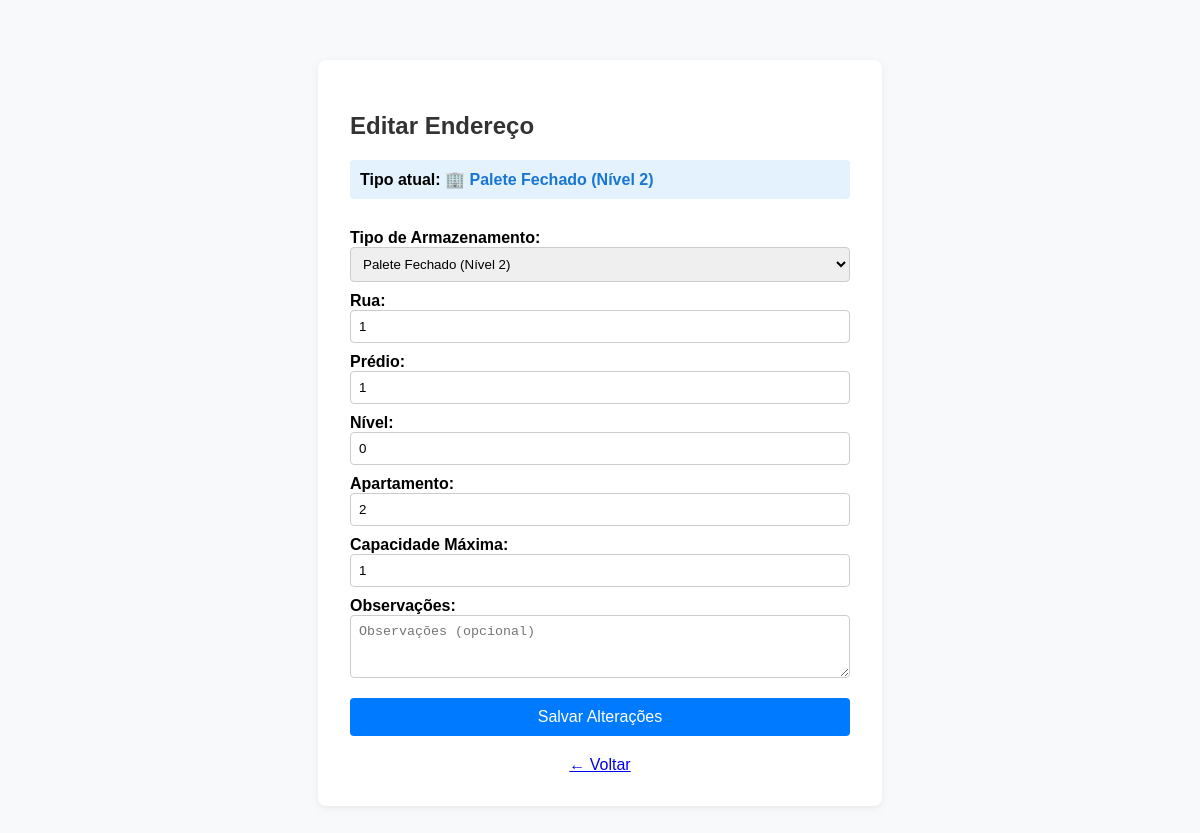
The page /produtos/editar-endereco/2/ on the database as committed earlier.
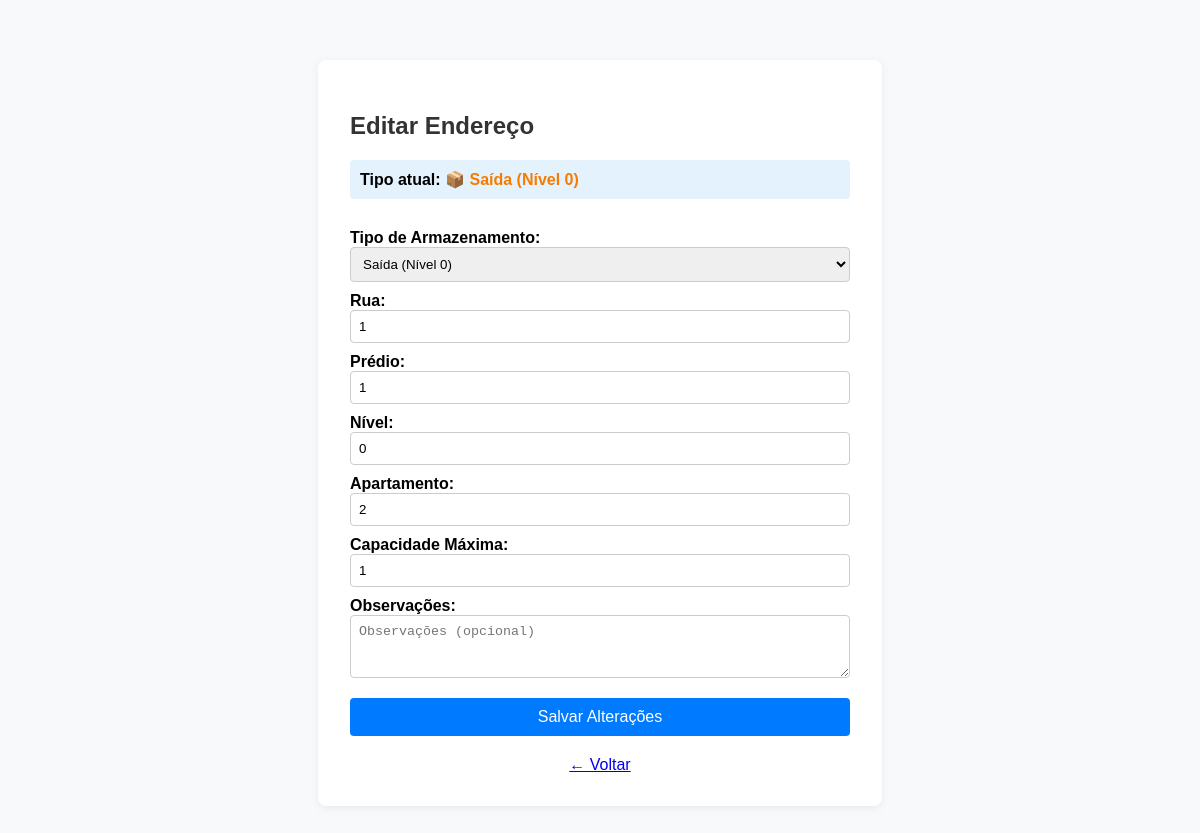
The same page on the database as committed later.
### produtos/models.py (models this page shows, shortened)
class Armazenamento(models.Model):
    CATEGORIA_CHOICES = [
        ('inteiro', 'Palete Fechado (Nível 2)'),
        ('meio', 'Saída (Nível 0)'),
    ]
    categoria_armazenamento = models.CharField(max_length=10, choices=CATEGORIA_CHOICES, default='inteiro')
    rua = models.CharField(max_length=50)
    predio = models.CharField(max_length=50)
    nivel = models.CharField(max_length=10)
    ap = models.CharField(max_length=10)
    livre = models.BooleanField(default=True)
    capacidade_maxima = models.PositiveIntegerField(default=1)
    observacoes = models.TextField(blank=True, null=True)
    class Meta:
        ordering = ['predio', 'rua', 'nivel', 'ap']

### produtos/views.py (the view)
# urls.py: path('editar-endereco/<int:endereco_id>/', views.editar_endereco, name='editar_endereco'),
def editar_endereco(request, endereco_id):
    endereco = get_object_or_404(Armazenamento, id=endereco_id)
    if request.method == 'POST':
        form = ArmazenamentoForm(request.POST, instance=endereco)
        if form.is_valid():
            form.save()
            messages.success(request, 'Endereço editado com sucesso!')
            return redirect('cadastrar_enderecos')
    else:
        form = ArmazenamentoForm(instance=endereco)
    return render(request, 'produtos/editar_endereco.html', {'form': form, 'endereco': endereco})

### produtos/templates/produtos/editar_endereco.html (shortened to what this page needs)
<!DOCTYPE html>
<html lang="pt-br">
<head>
</head>
<body>
    <div class="container">
        <h2>Editar Endereço</h2>
        <div class="tipo-atual">
            <strong>Tipo atual:</strong>
            {% if endereco.categoria_armazenamento == 'inteiro' %}
                <span class="tipo-inteiro">🏢 Palete Fechado (Nível 2)</span>
            {% else %}
                <span class="tipo-meio">📦 Saída (Nível 0)</span>
            {% endif %}
        </div>
        <form method="POST">
            {% for field in form %}
                {{ field.label_tag }}
                {{ field }}
            {% endfor %}
            <button type="submit">Salvar Alterações</button>
        </form>
        <a href="{% url 'cadastrar_enderecos' %}" style="display:block; margin-top:20px; text-align:center;">← Voltar</a>
    </div>
</body>
</html>

Rows that differ between the two databases and show on the page:
changed Armazenamento: categoria_armazenamento "Palete Fechado (Nível 2)" → "Saída (Nível 0)"
Other text that changed with them:
text no longer shown: "🏢 Palete Fechado (Nível 2)"
text now shown: "📦 Saída (Nível 0)"
